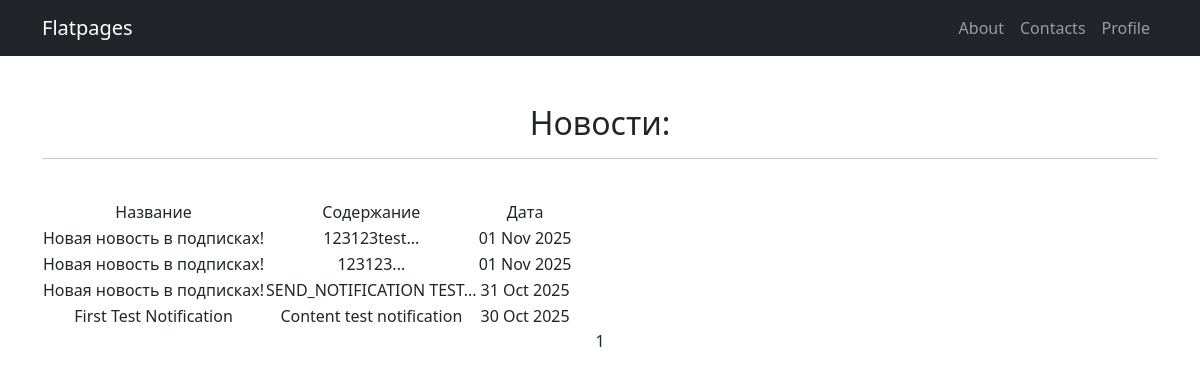
/profile/notifications/ (signed in), run on an earlier commit of the app's database.
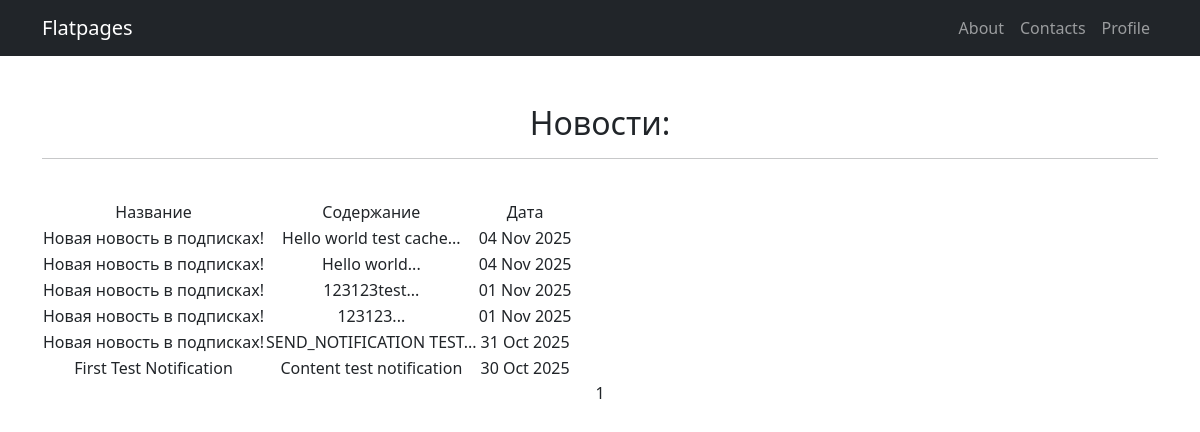
And on a later commit of the database.
### articles/models.py (models this page shows, shortened)
class Notifications(models.Model):
    name = models.CharField(max_length=250)
    message = models.TextField()
    creation = models.DateTimeField(auto_now_add=True)
    delete_time = models.DateTimeField(null=True, blank=True, verbose_name = "Время удаления")
    users = models.ManyToManyField(User, related_name='notifications')

### articles/views.py (the view)
# urls.py: path('profile/notifications/', NotificationsList.as_view(), name='notifications'),
class NotificationsList(ListView, LoginRequiredMixin):
    model = Notifications
    template_name = 'notifications.html'
    context_object_name = 'notifications'
    paginate_by = 10
    def get_queryset(self):
        return Notifications.objects.filter(users=self.request.user).order_by("-creation")

### templates/notifications.html (shortened to what this page needs)
{% extends 'flatpages/sample.html' %}
{% load custom_filters %}
{% load custom_tags %}
{%block body%}
    <h2>Новости:</h2>
    <hr>
    {% if notifications %}
    <br>
        <table>
            <tr>
                <td>Название</td>
                <td>Содержание</td>
                <td>Дата</td>
            </tr>
            {% for notification in notifications %}
            <tr>
                <td>{{ notification.name }}</td>
                <td>{{ notification.message }}</td>
                <td>{{ notification.creation | date:'d M Y' }}</td>
            </tr>
            {% endfor %}
        </table>
    {% else %}
        <h2>Уведомлений нет...</h2>
    {% endif %}
    {{ page_obj.number }}
{%endblock body%}

What changed in the data, as far as the page shows it:
added Notifications: name "Новая новость в подписках!", message "Hello world test cache...", creation "04 Nov 2025"
added Notifications: name "Новая новость в подписках!", message "Hello world...", creation "04 Nov 2025"
